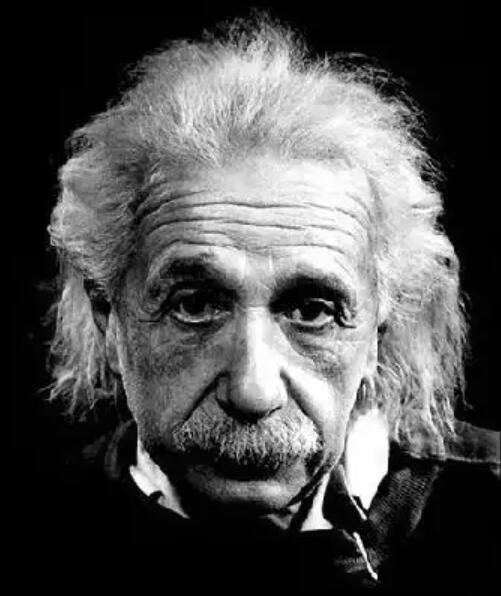
#> input picture assignment_2/image_input/einstein.jpg, 501 x 596 px, found by its file name
$ python linear.py
#> lines starting #> are read from the running program, lines starting #| are printed output that depends on the picture
import cv2
import numpy as np

img = cv2.imread('D:\\Projects\\PycharmProjects\\ImageAnalysisProject\\assignment_2\\image_input\\einstein.jpg')
#> img is the input picture: shape (596, 501, 3); min 0, max 255, mean 79.8

# 图像灰度转换
grayImage = cv2.cvtColor(img, cv2.COLOR_BGR2GRAY)

height = grayImage.shape[0]
#> height = 596
width = grayImage.shape[1]
#> width = 501
cv2.imshow("Gray Image", grayImage)

# 1、图像灰度上移变换 DB=DA+60
result1 = np.zeros((height, width), np.uint8)
for i in range(height):
    for j in range(width):
        if (int(grayImage[i, j] + 60) > 255):
            gray = 255
        else:
            gray = int(grayImage[i, j] + 60)
        result1[i, j] = np.uint8(gray)
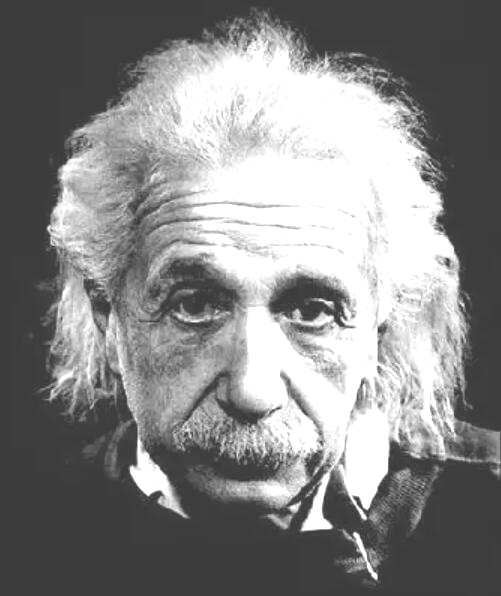
#> result1: shape (596, 501); min 60, max 255, mean 134.6
cv2.imshow("DB = DA + 60", result1)

#2、输出灰度扩展，整体变亮 DB=DA×1.6
result2 = np.zeros((height, width), np.uint8)
for i in range(height):
    for j in range(width):
        if (int(grayImage[i, j] * 1.6) > 255):
            gray = 255
        else:
            gray = int(grayImage[i, j] * 1.6)
        result2[i, j] = np.uint8(gray)
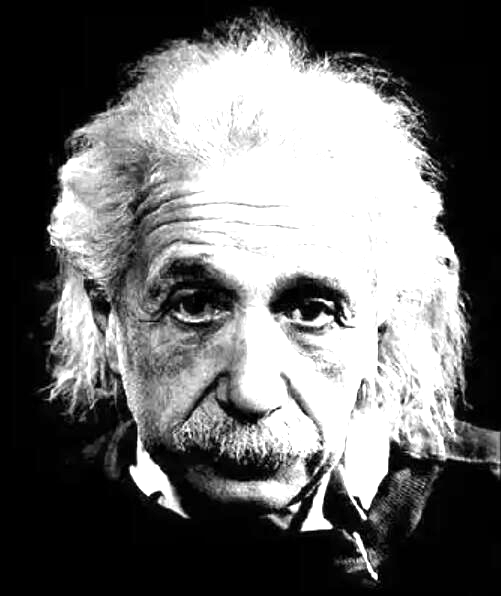
#> result2: shape (596, 501); min 0, max 255, mean 107.2
cv2.imshow("DB = DA * 1.6", result2)

#3、输出灰度压缩，整体变暗 DB=DA×0.6
result3 = np.zeros((height, width), np.uint8)
for i in range(height):
    for j in range(width):
        gray = int(grayImage[i,j]*0.6)
        result3[i,j] = np.uint8(gray)
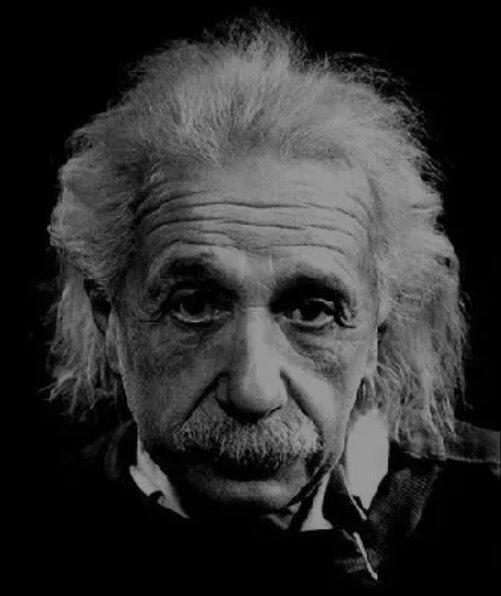
#> result3: shape (596, 501); min 0, max 153, mean 47.5
cv2.imshow("DB = DA * 0.6", result3)

#4、图像灰度反色变换 DB=255-A
result4 = np.zeros((height, width), np.uint8)
for i in range(height):
    for j in range(width):
        gray = 255 - grayImage[i,j]
        result4[i,j] = np.uint8(gray)
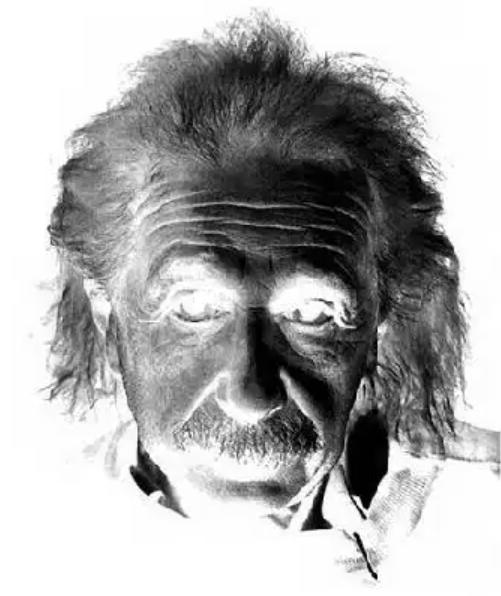
#> result4: shape (596, 501); min 0, max 255, mean 175.2
cv2.imshow("DB = 255 - DA", result4)

cv2.waitKey(0)
cv2.destroyAllWindows()
